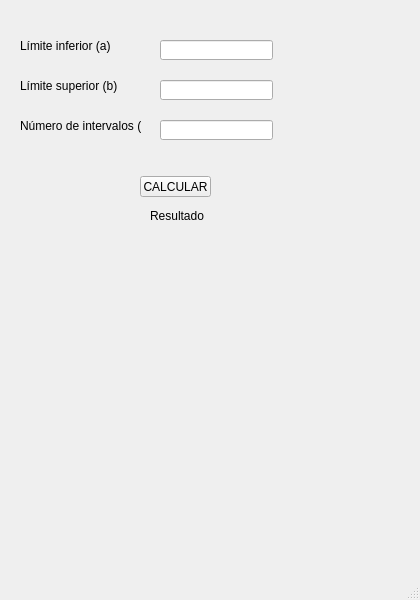
<?xml version="1.0" encoding="UTF-8"?>
<ui version="4.0">
 <class>MainWindow</class>
 <widget class="QMainWindow" name="MainWindow">
  <property name="geometry">
   <rect>
    <x>0</x>
    <y>0</y>
    <width>420</width>
    <height>600</height>
   </rect>
  </property>
  <property name="windowTitle">
   <string>MainWindow</string>
  </property>
  <widget class="QWidget" name="centralwidget">
   <widget class="QWidget" name="widget" native="true">
    <property name="geometry">
     <rect>
      <x>10</x>
      <y>10</y>
      <width>301</width>
      <height>231</height>
     </rect>
    </property>
    <widget class="QLabel" name="label">
     <property name="geometry">
      <rect>
       <x>10</x>
       <y>20</y>
       <width>101</width>
       <height>31</height>
      </rect>
     </property>
     <property name="text">
      <string>Límite inferior (a)</string>
     </property>
    </widget>
    <widget class="QLabel" name="label_2">
     <property name="geometry">
      <rect>
       <x>10</x>
       <y>60</y>
       <width>111</width>
       <height>31</height>
      </rect>
     </property>
     <property name="text">
      <string>Límite superior (b)</string>
     </property>
    </widget>
    <widget class="QLabel" name="label_3">
     <property name="geometry">
      <rect>
       <x>10</x>
       <y>100</y>
       <width>121</width>
       <height>31</height>
      </rect>
     </property>
     <property name="text">
      <string>Número de intervalos (n)</string>
     </property>
    </widget>
    <widget class="QLabel" name="lblResultado">
     <property name="geometry">
      <rect>
       <x>140</x>
       <y>190</y>
       <width>61</width>
       <height>31</height>
      </rect>
     </property>
     <property name="styleSheet">
      <string notr="true">QPushButton {
    background-color: #9c7ae0;
    color: white;
    border-radius: 10px;
    padding: 8px;
}</string>
     </property>
     <property name="text">
      <string>Resultado</string>
     </property>
    </widget>
    <widget class="QLineEdit" name="txtA">
     <property name="geometry">
      <rect>
       <x>150</x>
       <y>30</y>
       <width>113</width>
       <height>20</height>
      </rect>
     </property>
    </widget>
    <widget class="QLineEdit" name="txtB">
     <property name="geometry">
      <rect>
       <x>150</x>
       <y>70</y>
       <width>113</width>
       <height>20</height>
      </rect>
     </property>
    </widget>
    <widget class="QLineEdit" name="txtN">
     <property name="geometry">
      <rect>
       <x>150</x>
       <y>110</y>
       <width>113</width>
       <height>20</height>
      </rect>
     </property>
    </widget>
    <widget class="QPushButton" name="btnCalcular">
     <property name="geometry">
      <rect>
       <x>130</x>
       <y>166</y>
       <width>71</width>
       <height>21</height>
      </rect>
     </property>
     <property name="text">
      <string>CALCULAR</string>
     </property>
    </widget>
   </widget>
  </widget>
  <widget class="QMenuBar" name="menubar">
   <property name="geometry">
    <rect>
     <x>0</x>
     <y>0</y>
     <width>420</width>
     <height>18</height>
    </rect>
   </property>
  </widget>
  <widget class="QStatusBar" name="statusbar"/>
 </widget>
 <resources/>
 <connections/>
</ui>
